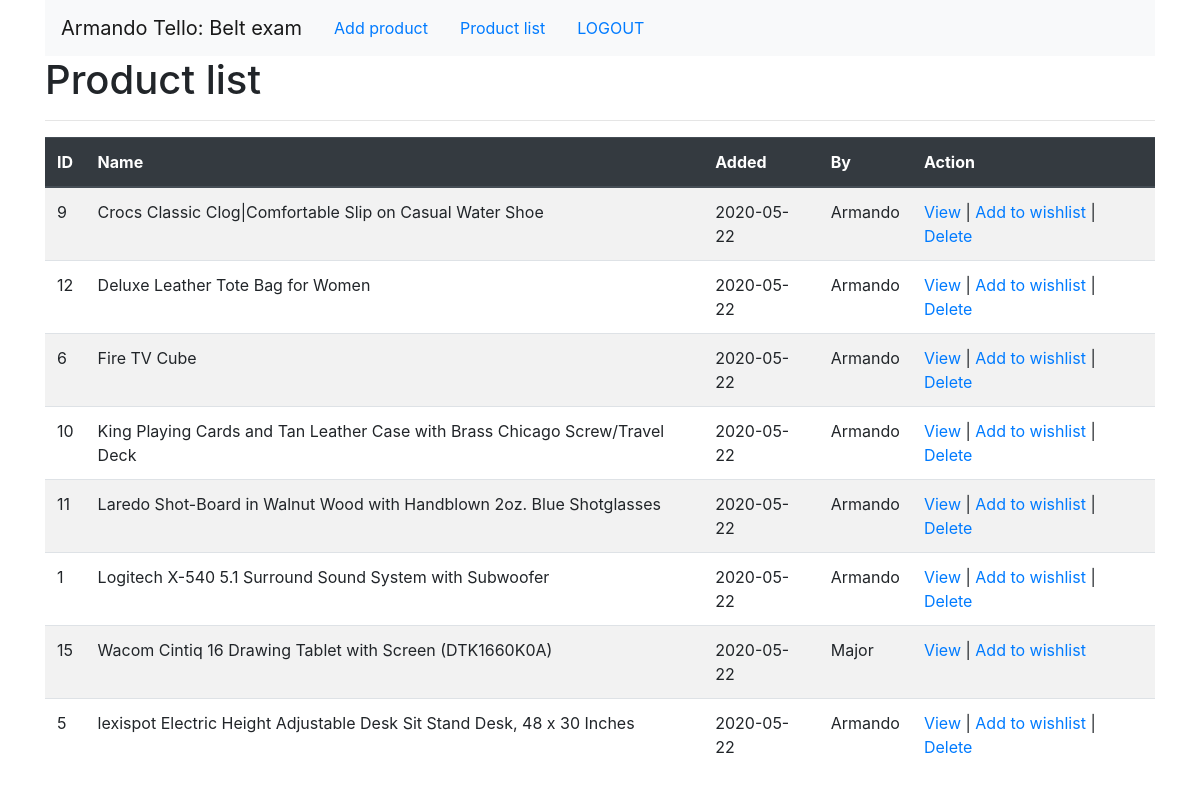
The page /product/list (signed in) on the database its author committed.
### products_app/models.py (models this page shows)
class Product(models.Model):
    name = models.CharField(max_length=255)
    image = models.TextField(null=True)
    user = models.ForeignKey(User, related_name="products", on_delete=models.CASCADE)
    created_at = models.DateTimeField(auto_now_add=True)
    updated_at = models.DateTimeField(auto_now_add=True)
    objects = ProductManager()

### login_app/models.py (models this page shows)
class User(models.Model):
    first_name = models.CharField(max_length=255)
    last_name = models.CharField(max_length=255)
    email = models.CharField(max_length=255)
    birthday = models.DateField(null=True)
    password = models.CharField(max_length=128)
    created_at = models.DateTimeField(auto_now_add=True)
    modified_at = models.DateTimeField(auto_now_add=True)
    objects = UserManager()

### products_app/views.py (the view)
# urls.py: path('list', views.listall),
def listall(request):
    aWishlist = Wishlist.objects.get(user_id=request.session['user_id'])
    bWishlist = Product.objects.exclude(wishlist=aWishlist)
    context = {
        'products': bWishlist.order_by('name')
    }
    return render(request, "product_list.html", context)

### products_app/templates/product_list.html (shortened to what this page needs)
<!DOCTYPE html>
<html lang="en">
<head>
    {% load static %}
    <link rel="stylesheet" href="{% static 'css/products_style.css' %}">
    <link rel="stylesheet" href="https://stackpath.bootstrapcdn.com/bootstrap/4.5.0/css/bootstrap.min.css"
>
</head>
<body>
    <div class="container wrapper">
        <nav class="navbar navbar-expand-lg navbar-light bg-light">
            <a class="navbar-brand" href="/user/login/success">Armando Tello: Belt exam</a>
            <div class="collapse navbar-collapse" id="navbarSupportedContent">
                <ul class="nav">
                    <li class="nav-item">
                        <a class="nav-link active" href="/product/add">Add product</a>
                    </li>
                    <li class="nav-item">
                        <a class="nav-link" href="/product/list">Product list</a>
                    </li>
                    <li class="nav-item">
                        <a class="nav-link" href="/user/logout">LOGOUT</a>
                    </li>
                </ul>
            </div>
        </nav>
        <div class="row">
            <div class="col">
                <h1>Product list</h1>
                <hr>
                <table class="table table-striped">
                    <thead class="thead-dark">
                        <tr>
                            <th scope="col">ID</th>
                            <th scope="col">Name</th>
                            <th scope="col">Added</th>
                            <th scope="col">By</th>
                            <th scope="col">Action</th>
                        </tr>
                    </thead>
                    <tbody>
                        {% for product in products %}
                        <tr>
                            <td>{{product.id}}</td>
                            <td>{{product.name}}</td>
                            <td>{{product.created_at|date:"Y-m-d"}}</td>
                            <td>{{product.user.first_name}}</td>
                            <td>
                                <a href="/product/view/{{product.id}}">View</a> |
                                <a href="/wishlist/add/{{product.id}}">Add to wishlist</a>
                                {% if product.user.id == request.session.user_id %}
                                | <a href="/product/delete/{{product.id}}">Delete</a>
                                {% endif %}
                            </td>
                        </tr>
                        {% endfor %}
                    </tbody>
                </table>
            </div>
        </div>
    </div>
</body>
</html>

### rows shown on the page
Product: id "9", name "Crocs Classic Clog|Comfortable Slip on Casual Water Shoe", created_at "2020-05-22", user.first_name "Armando"
Product: id "12", name "Deluxe Leather Tote Bag for Women", created_at "2020-05-22", user.first_name "Armando"
Product: id "6", name "Fire TV Cube", created_at "2020-05-22", user.first_name "Armando"
Product: id "10", name "King Playing Cards and Tan Leather Case with Brass Chicago Screw/Travel Deck", created_at "2020-05-22", user.first_name "Armando"
Product: id "11", name "Laredo Shot-Board in Walnut Wood with Handblown 2oz. Blue Shotglasses", created_at "2020-05-22", user.first_name "Armando"
Product: id "1", name "Logitech X-540 5.1 Surround Sound System with Subwoofer", created_at "2020-05-22", user.first_name "Armando"
Product: id "15", name "Wacom Cintiq 16 Drawing Tablet with Screen (DTK1660K0A)", created_at "2020-05-22", user.first_name "Major"
Product: id "5", name "lexispot Electric Height Adjustable Desk Sit Stand Desk, 48 x 30 Inches", created_at "2020-05-22", user.first_name "Armando"
